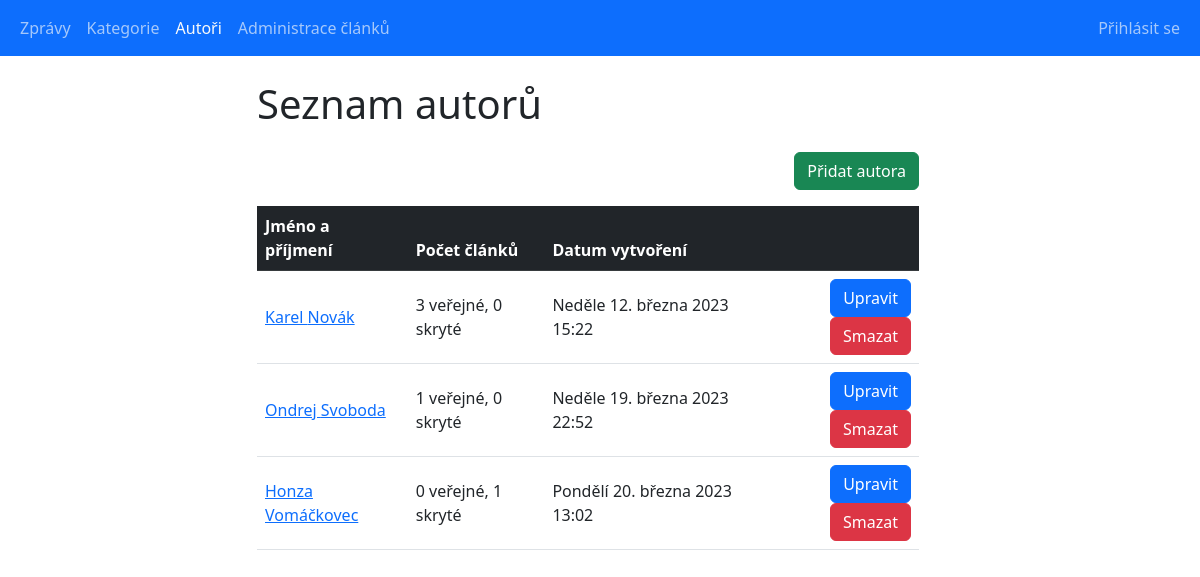
/main_projekt/authors_list.php, run on an earlier commit of the app's database.
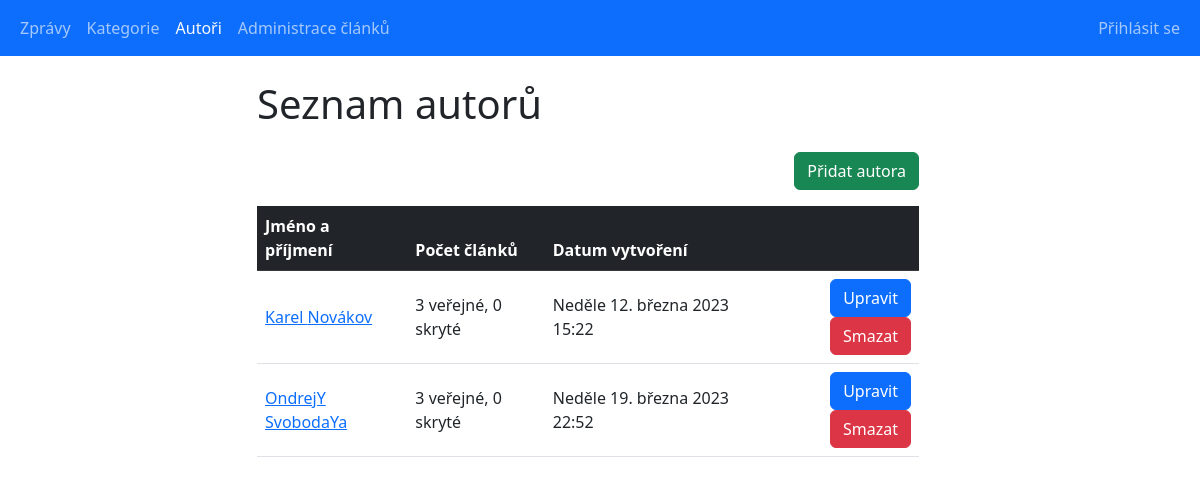
And on a later commit of the database.
### tables this page shows
CREATE TABLE `authors` (
  `id` int(11) UNSIGNED NOT NULL,
  `name` varchar(20) NOT NULL,
  `surname` varchar(20) NOT NULL,
  `created_at` datetime NOT NULL DEFAULT current_timestamp()
);

### main_projekt/classes/Database.php (called while the page is built, shortened)
<?php
class Database
{
    public function __construct()
    {
        $this->conn = new PDO(self::DSN, self::USERNAME, self::PASSWORD, [
            PDO::ATTR_ERRMODE => PDO::ERRMODE_EXCEPTION,
        ]);
        $this->conn->query('SET NAMES utf8');
    }
}

### main_projekt/classes/DateUtils.php (called while the page is built)
<?php
class DateUtils {
    public static function DatumCesky(string $date): string
    {
        $englishDate = (new Datetime($date))->format('l d. F Y H:i');
        $men = [
            'January', 'February', 'March', 'April', 'May',
            'June', 'July', 'August', 'September', 'October',
            'November', 'December'
        ];
        $mcz = [
            'ledna', 'února', 'března', 'dubna', 'května',
            'června', 'července', 'srpna', 'září', 'října',
            'listopadu', 'prosince'
        ];
        $englishDate = str_replace($men, $mcz, $englishDate);
        $den = [
            'Monday', 'Tuesday', 'Wednesday', 'Thursday',
            'Friday', 'Saturday', 'Sunday'
        ];
        $dcz = [
            'Pondělí', 'Úterý', 'Středa', 'Čtvrtek',
            'Pátek', 'Sobota', 'Neděle'
        ];
        return str_replace($den, $dcz, $englishDate);
    }
}

### main_projekt/authors_list.php (the view, shortened to what this page needs)
<?php
require_once 'classes/Database.php';
require_once 'classes/DateUtils.php';
$db = new Database();
$sql = 'SELECT *,
        (select count(*) from articles where author_id = ath.id and is_published = 1) as articles_count_published,
        (select count(*) from articles where author_id = ath.id and is_published = 0) as articles_count_not_published
        from authors ath';
$stmt = $db->conn->prepare($sql);
$stmt->execute();
$authors = $stmt->fetchAll(PDO::FETCH_ASSOC);
?>
<!doctype html>
<html lang="cs">
<head>
    <link rel="stylesheet" href="./bootstrap/css/bootstrap.min.css">
    <link rel="stylesheet" href="./styles/index.css">
</head>
<body>
<?php include_once 'reusable_components/navbar.php'; ?>
<div class="container-fluid row justify-content-center">
    <div class="col-sm-10 col-lg-7">
        <div class="mb-4">
            <h1>Seznam autorů</h1>
        </div>
        <div class="mb-3 d-flex justify-content-end">
            <a href="authors_add.php" class="btn btn-success">Přidat autora</a>
        </div>
        <div>
            <table class="table align-middle table-responsive">
                <thead class="table-dark">
                    <tr>
                        <th>Jméno a příjmení</th>
                        <th>Počet článků</th>
                        <th>Datum vytvoření</th>
                        <th></th>
                    </tr>
                </thead>
                <tbody>
                <?php foreach($authors as $author): ?>
                    <tr>
                        <td>
                            <a href="authors_detail.php?id=<?= $author['id'] ?>">
                                <?= $author['name'].' '.$author['surname'] ?>
                            </a>
                        </td>
                        <td>
                            <?= $author['articles_count_published'].' veřejné, '.$author['articles_count_not_published'].' skryté' ?>
                        </td>
                        <td>
                            <?= DateUtils::DatumCesky($author['created_at']) ?>
                        </td>
                        <td class="text-end">
                            <a href="authors_edit.php?id=<?= $author['id'] ?>" class="btn btn-primary">Upravit</a>
                            <a href="authors_delete.php?id=<?= $author['id'] ?>" class="btn btn-danger">Smazat</a>
                        </td>
                    </tr>
                <?php endforeach; ?>
                </tbody>
            </table>
        </div>
    </div>
</div>
</body>
</html>

### main_projekt/reusable_components/navbar.php
<nav class="navbar navbar-expand-lg bg-primary mb-4" data-bs-theme="dark">
    <div class="container-fluid">
        <div class="navbar-nav">
		<?php $base = basename($_SERVER["SCRIPT_FILENAME"], '.php'); ?>
            <a class="nav-link
            <?php
            if ($base == 'index' || $base == 'articles_detail') {
                echo "active";
            }
            ?>" href="index.php">Zprávy</a>
            <a class="nav-link
            <?php
            if ($base == 'categories_list' || $base == 'categories_detail' || $base == 'categories_edit' || $base == 'categories_add') {
                echo "active";
            }
            ?>" href="categories_list.php">Kategorie</a>
            <a class="nav-link
            <?php
            if ($base == 'authors_list' || $base == 'authors_detail' || $base == 'authors_edit' || $base == 'authors_add') {
                echo "active";
            }
            ?>" href="authors_list.php">Autoři</a>
            <a class="nav-link
            <?php
            if ($base == 'articles_list' || $base == 'articles_edit' || $base == 'articles_add') {
                echo "active";
            }
            ?>" href="articles_list.php">Administrace článků</a>
        </div>
        <div class="navbar-nav">
            <a class="nav-link
            <?php
            if ($base == 'login') {
                echo "active";
            }
            ?>" href="login.php">Přihlásit se</a>
        </div>
    </div>
</nav>

What changed in the data, as far as the page shows it:
removed authors: name "Honza", surname "Vomáčkovec", articles_count_published "0", articles_count_not_published "1", created_at "Pondělí 20. března 2023 13:02"
changed authors "Karel": surname "Novák" → "Novákov"
changed authors: name "Ondrej" → "OndrejY"; surname "Svoboda" → "SvobodaYa"; articles_count_published "1" → "3"
